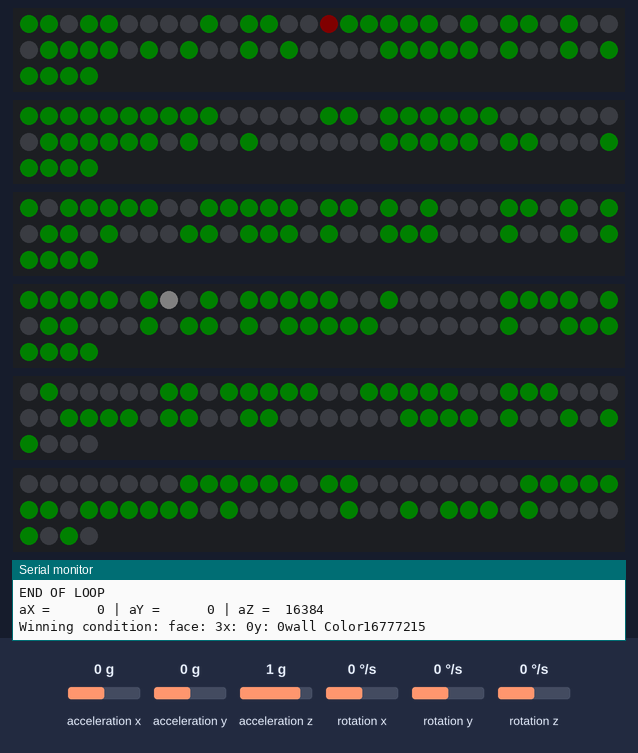
Simulated run of this sketch. Board: ESP32. Shown: 6 × 64 RGB LEDs in strip order, left to right, continuing on the next row, the last lines printed to the serial monitor. Wiring (inferred from the names in the program): MPU-6050 motion sensor at I2C address 0x68. The inputs (shaded band) are chosen by the test bench; at power-on: acceleration x 0 g, acceleration z 1 g, acceleration y 0 g, rotation x 0 °/s, rotation y 0 °/s, rotation z 0 °/s. Dim RGB values are drawn brighter than linear; random numbers use the default seed unless the sketch sets one.

Above: at 1.2 s.
1.3 s: acceleration x set to -1.4 g
At 2.4 s:
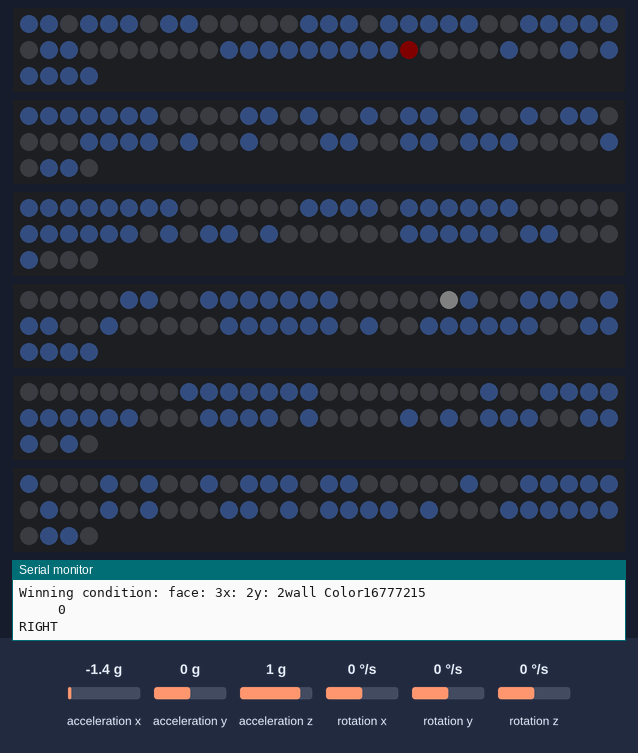
4.0 s: acceleration x set to 0.8 g
At 5.4 s:
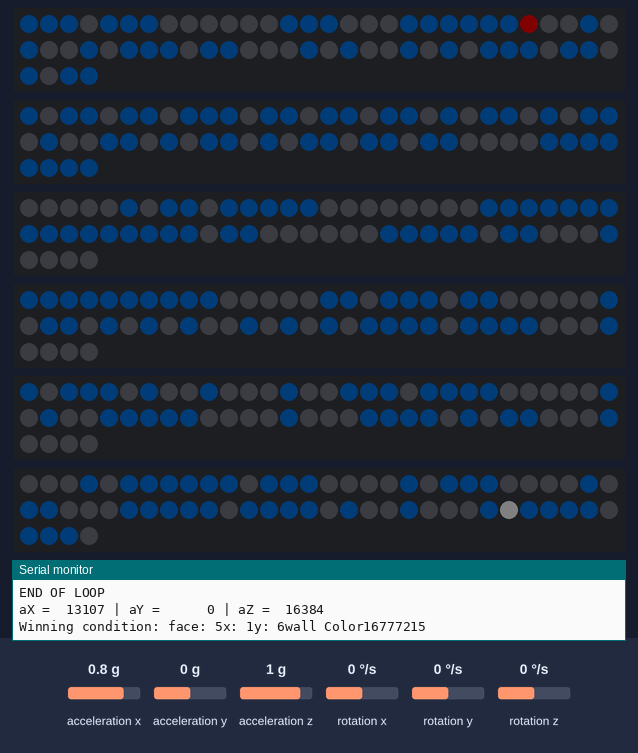
5.8 s: acceleration z set to -1.4 g
At 6.4 s:
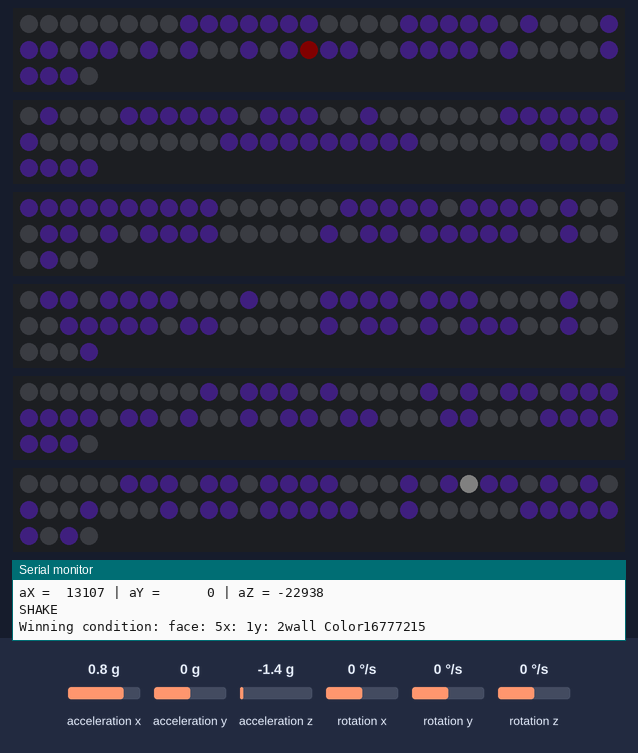
8.2 s: acceleration y set to -1.4 g
At 10.33 s:
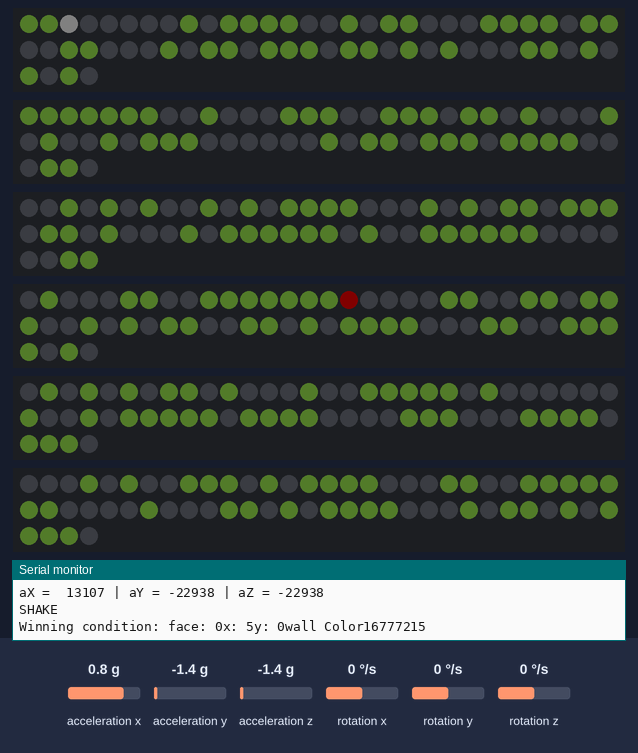
10.9 s: acceleration y set to 0 g
At 12.1 s:
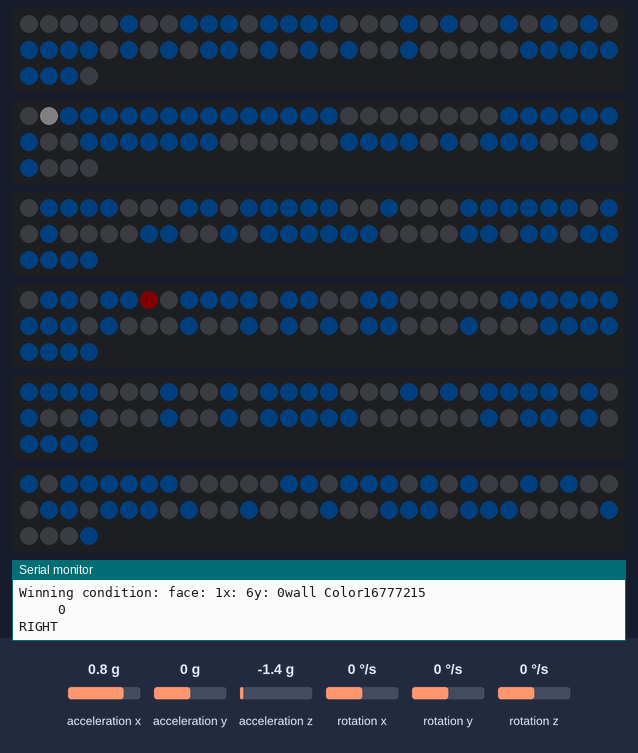
12.9 s: acceleration z set to 0.8 g
At 13.18 s:
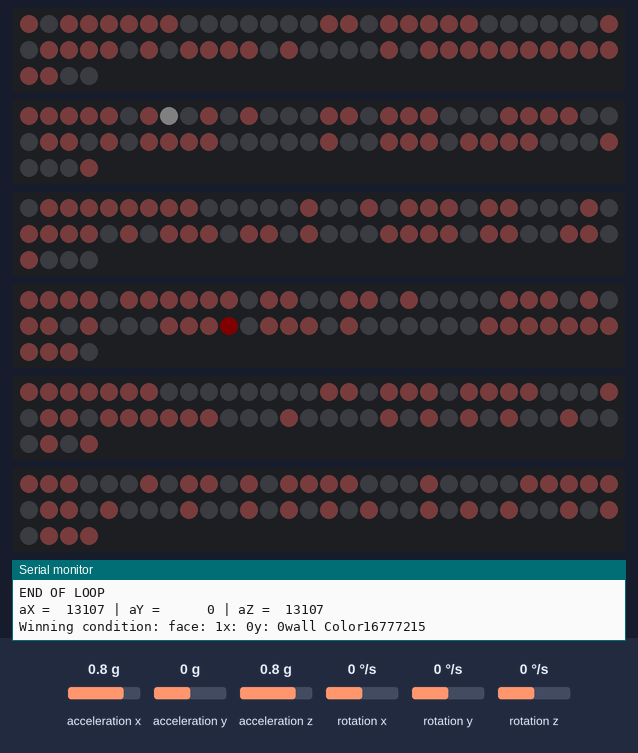
Timing chart, 0 to 15.9 s (numbered marks = the images above; inputs shaded):
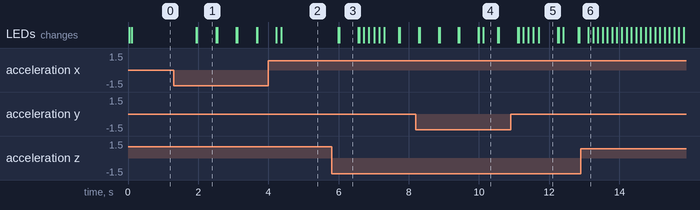

Measured:
- after the input at 1.3 s, the LEDs: first change after 0.64 s (image 1 shows a later state)
- after the input at 5.8 s, the LEDs: first change after 0.19 s (image 3 shows a later state)
- what the display in image 1 shows lasts 0.5 s, from 2.0 s to 2.5 s
- what the display in image 4 shows lasts 0.4 s, from 10.1 s to 10.5 s

The sketch:

Combine.ino
```cpp
#include <Adafruit_NeoPixel.h>
#include "Wire.h" // This library allows you to communicate with I2C devices.

#define N 8

#define NORTH 0
#define EAST 1
#define SOUTH 2
#define WEST 3

#define FRONT 0
#define RIGHT 1
#define BACK 2
#define LEFT 3
#define TOP 4
#define BOTTOM 5

#define LED_PIN1 0 //Green
#define LED_PIN2 2 //Yellow
#define LED_PIN3 4 //Orange
#define LED_PIN4 27 //Purple
#define LED_PIN5 25 //Brown
#define LED_PIN6 32 // White

#define show_noglitch_1() {delay(1);M1.show();delay(1);M1.show();}
#define show_noglitch_2() {delay(1);M2.show();delay(1);M2.show();}
#define show_noglitch_3() {delay(1);M3.show();delay(1);M3.show();}
#define show_noglitch_4() {delay(1);M4.show();delay(1);M4.show();}
#define show_noglitch_5() {delay(1);M5.show();delay(1);M5.show();}
#define show_noglitch_6() {delay(1);M6.show();delay(1);M6.show();}

const int MPU_ADDR = 0x68; // I2C address of the MPU-6050. If AD0 pin is set to HIGH, the I2C address will be 0x69.

Adafruit_NeoPixel M1 = Adafruit_NeoPixel(64, LED_PIN1, NEO_GRB + NEO_KHZ800);
Adafruit_NeoPixel M2 = Adafruit_NeoPixel(64, LED_PIN2, NEO_GRB + NEO_KHZ800);
Adafruit_NeoPixel M3 = Adafruit_NeoPixel(64, LED_PIN3, NEO_GRB + NEO_KHZ800);
Adafruit_NeoPixel M4 = Adafruit_NeoPixel(64, LED_PIN4, NEO_GRB + NEO_KHZ800);
Adafruit_NeoPixel M5 = Adafruit_NeoPixel(64, LED_PIN5, NEO_GRB + NEO_KHZ800);
Adafruit_NeoPixel M6 = Adafruit_NeoPixel(64, LED_PIN6, NEO_GRB + NEO_KHZ800);

int cube[6][N*N];
int face, X, Y;
int wI, wX, wY;
int temp;

int16_t accelerometer_x, accelerometer_y, accelerometer_z; // variables for accelerometer raw data
int16_t horizontal, vertical;
char tmp_str[7]; // temporary variable used in convert function

int dirs[4] = {NORTH, EAST, SOUTH, WEST};

void initCube(){
  for(int i=0; i<6; i++){
    for(int j=0; j<N*N; j++){
      cube[i][j] = 0;
    }
  }
}

char* convert_int16_to_str(int16_t i) { // converts int16 to string. Moreover, resulting strings will have the same length in the debug monitor.
  sprintf(tmp_str, "%6d", i);
  return tmp_str;
}

int XYLED( int x, int y ) {
  int index = 0;
  if (y % 2 == 0) {
    index = y * N + (N - x - 1);
  } else {
    index = y * N + x;
  }
  return index;
}

int XYflat(int x, int y){
  return y*N + x;
}

void printCube() {
    Serial.println();
    for (int y = 0; y < N; y++) {
        Serial.print("                        ");
        for (int x = 0; x < N; x++) {
            if (y == Y && x == X && face == 4) { Serial.print(" x "); }
            else if (y == wY && x == wX && 4 == wI) { Serial.print(" + "); }
            else if (cube[4][XYflat(x,y)]){ Serial.print("   "); }
            else { Serial.print("|"); Serial.print(4); Serial.print("|"); }
        }
        Serial.println();
    }

    for (int y = 0; y < N; y++) {
        for (int x = 0; x < N*4; x++) {
            int f;
            switch(x){
                case 0 ... 7:   f = LEFT; break;
                case 8 ... 15:  f = FRONT; break;
                case 16 ... 23: f = RIGHT; break;
                case 24 ... 31: f = BACK; break;
            }
            if (y == Y && x%8 == X && f == face) { Serial.print(" x "); }
            else if (y == wY && x%8 == wX && f == wI) { Serial.print(" + "); }
            else if (cube[f][XYflat(x%8,y)]){ Serial.print("   "); }
            else { Serial.print("|"); Serial.print(f); Serial.print("|"); }
        }
        Serial.println();
    }

    for (int y = 0; y < N; y++) {
        Serial.print("                        ");
        for (int x = 0; x < N; x++) {
            if (y == Y && x == X && face == 5) { Serial.print(" x "); }
            else if (y == wY && x == wX && 5 == wI) { Serial.print(" + "); }
            else if (cube[5][XYflat(x,y)]){ Serial.print("   "); }
            else { Serial.print("|"); Serial.print(5); Serial.print("|"); }
        }
        Serial.println();
    }
}


struct coord {
    int i; int x; int y; int dx; int dy;
};

struct coord normCoord(int i, int x, int y, int dx, int dy){
    x+=dx;
    y+=dy;

    switch (i) {
        case FRONT:
            if (y < 0)        { i = TOP; y = N - 1; }
            else if (y >= N)  { i = BOTTOM; y = 0; }
            else if (x < 0)   { i = LEFT; x = N - 1; }
            else if (x >= N)  { i = RIGHT; x = 0; }
            break;
        case RIGHT:
            if (y < 0)        { i = TOP; y = N - 1 - x; x = N - 1; temp = dx; dx = dy; dy = dx; }
            else if (y >= N)  { i = BOTTOM; y = x; x = N - 1; temp = dx; dx = -dy; dy = dx; }
            else if (x < 0)   { i = FRONT; x = N - 1; }
            else if (x >= N)  { i = BACK; x = 0; }
            break;
        case BACK:
            if (y < 0)        { i = TOP; x = N - 1 - x; y = 0; dy = -dy; }
            else if (y >= N)  { i = BOTTOM; x = N - 1 - x; y = N - 1; dy = -dy; }
            else if (x < 0)   { i = RIGHT; x = N - 1; }
            else if (x >= N)  { i = LEFT; x = 0; }
            break;
        case LEFT:
            if (y < 0)        { i = TOP; y = x; x = 0; temp = dx; dx = -dy; dy = dx; }
            else if (y >= N)  { i = BOTTOM; y = N - 1 - x; x = 0; temp = dx; dx = dy; dy = dx; }
            else if (x < 0)   { i = BACK; x = N - 1; }
            else if (x >= N)  { i = FRONT; x = 0; }
            break;
        case TOP:
            if (x < 0)        { i = LEFT; x = y; y = 0; temp = dx; dx = dy; dy = -dx; }
            else if (x >= N)  { i = RIGHT; x = N - 1 - y; y = 0; temp = dx; dx = dy; dy = dx; }
            else if (y < 0)   { i = BACK; x = N - 1 - x; y = 0; }
            else if (y >= N)  { i = FRONT; y = 0; }
            break;
        case BOTTOM:
            if (x < 0)        { i = LEFT; x = N - 1 - y; y = N - 1; temp = dx; dx = dy; dy = dx; }
            else if (x >= N)  { i = RIGHT; x = y; y = N - 1; temp = dx; dx = dy; dy = -dx; }
            else if (y < 0)   { i = FRONT; y = N - 1; }
            else if (y >= N)  { i = BACK; x = N - 1 - x; y = N - 1; }
            break;
    }

    coord new_coord = {i, x, y, dx, dy};
    return new_coord;
}

coord c1, c2, c3, c4;
int numWalls(int i, int x, int y) {
    c1 = normCoord(i,x,y,1,0);
    c2 = normCoord(i,x,y,-1,0);
    c3 = normCoord(i,x,y,0,1);
    c4 = normCoord(i,x,y,0,-1);
    return 4 - (cube[c1.i][XYflat(c1.x, c1.y)] + cube[c2.i][XYflat(c2.x, c2.y)] + cube[c3.i][XYflat(c3.x, c3.y)] + cube[c4.i][XYflat(c4.x, c4.y)]);
}

int r;
coord d1, d2;
void Visit(int i, int x, int y) {
    cube[i][XYflat(x, y)] = 1;

    for (int k = 3; k > 0; --k) {
        r = random(k + 1);
        temp = dirs[k];
        dirs[k] = dirs[r];
        dirs[r] = temp;
    }

    for (int k=0; k<4; ++k){
        int dx=0, dy=0;
        switch (dirs[k]) {
          case NORTH: dy = -1; break;
          case EAST:  dx = 1; break;
          case SOUTH: dy = 1; break;
          case WEST:  dx = -1; break;
        }

        d1 = normCoord(i, x, y, dx, dy);

        d2 = normCoord(d1.i, d1.x, d1.y, d1.dx, d1.dy);

        if (cube[d2.i][XYflat(d2.x, d2.y)] == 0 and numWalls(d2.i,d2.x,d2.y) == 4){
            cube[d1.i][XYflat(d1.x, d1.y)] = 1;
            Visit(d2.i,d2.x,d2.y);
        }
    }
}

coord c;
void move(int dir) {
    int dx, dy;
    dx = 0;
    dy = 0;
    switch(dir) {
        case NORTH: dy = -1; break;
        case SOUTH: dy = 1; break;
        case EAST:  dx = 1; break;
        case WEST:  dx = -1; break;
    }

    c = normCoord(face, X, Y, dx, dy);

    if (cube[c.i][XYflat(c.x, c.y)]){
        X = c.x;
        Y = c.y;
        face = c.i;
    }
}

int randi, randx, randy, num_walls;
void generateSolution() {
    while(true){
        randi = random(6); randx = random(N); randy = random(N);
        num_walls = numWalls(randi,randx,randy);
        if (cube[randi][XYflat(randx, randy)] && num_walls > 2){
            wI = randi; wX = randx; wY = randy;
            break;
        }
    }
}

void winning(){
  rainbow();
}

uint32_t Wheel(byte WheelPos) {
  WheelPos = 255 - WheelPos;
  if(WheelPos < 85) {
    return M1.Color(255 - WheelPos * 3, 0, WheelPos * 3);
  }
  if(WheelPos < 170) {
    WheelPos -= 85;
    return M1.Color(0, WheelPos * 3, 255 - WheelPos * 3);
  }
  WheelPos -= 170;
  return M1.Color(WheelPos * 3, 255 - WheelPos * 3, 0);
}

void rainbow() {
  int i, j;
  for(j=0; j<256; j++) {
    for(i=0; i<M1.numPixels(); i++) {
      M1.setPixelColor(i, Wheel((i+j) & 255));
      M2.setPixelColor(i, Wheel((i+j) & 255));
      M3.setPixelColor(i, Wheel((i+j) & 255));
      M4.setPixelColor(i, Wheel((i+j) & 255));
      M5.setPixelColor(i, Wheel((i+j) & 255));
      M6.setPixelColor(i, Wheel((i+j) & 255));
    }
    show_noglitch_1();
    show_noglitch_2();
    show_noglitch_3();
    show_noglitch_4();
    show_noglitch_5();
    show_noglitch_6();
    delay(20);
  }
}
void setup() {
  // put your setup code here, to run once:
  Serial.begin(9600);
  initCube();
  X=random(N);
  Y=random(N);
  face = 0;
  Visit(face, X, Y);
  generateSolution();

  M1.begin();
  M1.setBrightness(5);
  M1.clear();
  M1.setPixelColor(0, 0);
  show_noglitch_1();

  M2.begin();
  M2.setBrightness(5);
  M2.clear();
  M2.setPixelColor(0, 0);
  show_noglitch_2();

  M3.begin();
  M3.setBrightness(5);
  M3.clear();
  M3.setPixelColor(0, 0);
  show_noglitch_3();

  M4.begin();
  M4.setBrightness(5);
  M4.clear();
  M4.setPixelColor(0, 0);
  show_noglitch_4();

  M5.begin();
  M5.setBrightness(5);
  M5.clear();
  M5.setPixelColor(0, 0);
  show_noglitch_5();

  M6.begin();
  M6.setBrightness(5);
  M6.clear();
  M6.setPixelColor(0, 0);
  show_noglitch_6();


  Wire.begin();
  Wire.beginTransmission(MPU_ADDR); // Begins a transmission to the I2C slave (GY-521 board)
  Wire.write(0x6B); // PWR_MGMT_1 register
  Wire.write(0); // set to zero (wakes up the MPU-6050)
  Wire.endTransmission(true);

//  calculate_IMU_error();

}


unsigned long previousTime = 0;
unsigned long currentTime = 0;
unsigned long elapsedTime = 0;
int counter = 0;
unsigned long int shakeTime = 0;
uint32_t wallColor = M1.Color(0,255,0);
uint32_t winColor = M1.Color(255,255,255);
void loop() {
  // put your main code here, to run repeatedly
  Wire.beginTransmission(MPU_ADDR);
  Wire.write(0x3B); // starting with register 0x3B (ACCEL_XOUT_H) [MPU-6000 and MPU-6050 Register Map and Descriptions Revision 4.2, p.40]
  Wire.endTransmission(false); // the parameter indicates that the Arduino will send a restart. As a result, the connection is kept active.
  Wire.requestFrom(MPU_ADDR, 7 * 2, true); // request a total of 7*2=14 registers

  accelerometer_x = Wire.read() << 8 | Wire.read(); // reading registers: 0x3B (ACCEL_XOUT_H) and 0x3C (ACCEL_XOUT_L)
  accelerometer_y = Wire.read() << 8 | Wire.read(); // reading registers: 0x3D (ACCEL_YOUT_H) and 0x3E (ACCEL_YOUT_L)
  accelerometer_z = Wire.read() << 8 | Wire.read(); // reading registers: 0x3F (ACCEL_ZOUT_H) and 0x40 (ACCEL_ZOUT_L)
  Serial.print("aX = "); Serial.print(convert_int16_to_str(accelerometer_x));
  Serial.print(" | aY = "); Serial.print(convert_int16_to_str(accelerometer_y));
  Serial.print(" | aZ = "); Serial.print(convert_int16_to_str(accelerometer_z));


  Serial.println(" ");


 int16_t x_offset, y_offset;
// switch(face) {
//        case 0: x_offset = 0; y_offset=0; break;
//        case 1:  x_offset = -16000; y_offset=0; break;
//        case 2:   x_offset = 0; y_offset=8000; break;
//        case 3:   x_offset = -8000; y_offset=0; break;
//        case 4:   x_offset = 0; y_offset=-8000; break;
//        case 5:   x_offset = 0; y_offset=-8000; break;
//    }
  if (accelerometer_z<-22000||accelerometer_y<-22000||accelerometer_x<-22000) {
    Serial.println("SHAKE");
    if(counter ==0){
      shakeTime = millis();
    }
    if(millis()<(shakeTime+5000)){
      counter ++;
      if(counter>3){
      counter=0;
      initCube();

      X = random(N);
      Y = random(N);
      Visit(face, X, Y);
      generateSolution();
      wallColor = M1.Color(random(127),random(255),random(255));


      }

    }else{
      counter = 0;
    }
  }
  Serial.print("Winning condition: ");
   Serial.print("face: ");
   Serial.print(wI);
   Serial.print("x: ");
   Serial.print(wX);
   Serial.print("y: ");
   Serial.print(wY);
   Serial.print("wall Color");
   Serial.println(winColor);
  if(face == 2){
    accelerometer_x *=-1;
  }
  if(face ==1 ){
    accelerometer_z *=-1;
  }
  if(face == 4){
    accelerometer_z *=-1;
  }
  if (face == 0 || face ==2){
    horizontal = accelerometer_x;
    vertical = accelerometer_y;
  }

  if (face == 4 || face ==5){
    horizontal = accelerometer_x;
    vertical = accelerometer_z;
  }

  if (face == 1 || face ==3){
    horizontal = accelerometer_z;
    vertical = accelerometer_y;
  }

  if (vertical< -8000) {
//    if(face==2){
//      Serial.println("DOWN");
//      move(SOUTH);
//    }else{
    Serial.println(convert_int16_to_str(y_offset));
    Serial.println("UP");
    move(NORTH);
    //}

  } else if (horizontal< -8000) {
//    if(face==2){
//      Serial.println("LEFT");
//      move(WEST);
//    }else{
      Serial.println(convert_int16_to_str(x_offset));
      Serial.println("RIGHT");
      move(EAST);
    //}

  } else if (vertical> 8000) {
//    if(face==2){
//      Serial.println("UP");
//      move(NORTH);
//    }else{
    Serial.println(convert_int16_to_str(y_offset));
      Serial.println("DOWN");
    move(SOUTH);
    //}

  } else if (horizontal> 8000) {
//    if(face==2){
//      Serial.println("RIGHT");
//      move(EAST);
//    }else{
      Serial.println(convert_int16_to_str(x_offset));
      Serial.println("LEFT");
      move(WEST);
    //}

  } else {
    Serial.println("STILL");
  }


  for (int y = 0; y < N; ++y) {
    for (int x = 0; x < N; ++x) {
      int led_index = XYLED(x, y);
      if (cube[0][XYflat(x, y)]) {
        if (x == X && y == Y && face == 0) {
          M1.setPixelColor(led_index, M1.Color(255, 0, 0));
        } else if(x ==wX && y == wY && 0 == wI){
          M1.setPixelColor(led_index, winColor);
        } else {
          M1.setPixelColor(led_index, M1.Color(0, 0, 0));
        }

      } else {
        M1.setPixelColor(led_index, wallColor);
      }
    }
  }

  for (int y = 0; y < N; ++y) {
    for (int x = 0; x < N; ++x) {
      int led_index = XYLED(x, y);
      if (cube[1][XYflat(x, y)]) {
        if (x == X && y == Y && face == 1) {
          M2.setPixelColor(led_index, M2.Color(255, 0, 0));
        }  else if(x ==wX && y == wY && 1 == wI){
          M2.setPixelColor(led_index, winColor);
        }else {
          M2.setPixelColor(led_index, M2.Color(0, 0, 0));
        }

      } else {
        M2.setPixelColor(led_index, wallColor);
      }
    }
  }

  for (int y = 0; y < N; ++y) {
    for (int x = 0; x < N; ++x) {
      int led_index = XYLED(x, y);
      if (cube[2][XYflat(x, y)]) {
        if (x == X && y == Y && face == 2) {
          M3.setPixelColor(led_index, M3.Color(255, 0, 0));
        }  else if(x ==wX && y == wY && 2 == wI){
          M3.setPixelColor(led_index, winColor);
        }else {
          M3.setPixelColor(led_index, M3.Color(0, 0, 0));
        }

      } else {
        M3.setPixelColor(led_index, wallColor);
      }
    }
  }

  for (int y = 0; y < N; ++y) {
    for (int x = 0; x < N; ++x) {
      int led_index = XYLED(x, y);
      if (cube[3][XYflat(x, y)]) {
        if (x == X && y == Y && face == 3) {
          M4.setPixelColor(led_index, M4.Color(255, 0, 0));
        }  else if(x ==wX && y == wY && 3 == wI){
          M4.setPixelColor(led_index, winColor);
        }else {
          M4.setPixelColor(led_index, M4.Color(0, 0, 0));
        }

      } else {
        M4.setPixelColor(led_index, wallColor);
      }
    }
  }

  for (int y = 0; y < N; ++y) {
    for (int x = 0; x < N; ++x) {
      int led_index = XYLED(x, y);
      if (cube[4][XYflat(x, y)]) {
        if (x == X && y == Y && face == 4) {
          M5.setPixelColor(led_index, M5.Color(255, 0, 0));
        } else if(x ==wX && y == wY && 4 == wI){
          M5.setPixelColor(led_index, winColor);
        }else{
          M5.setPixelColor(led_index, M5.Color(0, 0, 0));
        }

      } else {
        M5.setPixelColor(led_index,wallColor);
      }
    }
  }

  for (int y = 0; y < N; ++y) {
    for (int x = 0; x < N; ++x) {
      int led_index = XYLED(x, y);
      if (cube[5][XYflat(x, y)]) {
        if (x == X && y == Y && face == 5) {
          M6.setPixelColor(led_index, M6.Color(255, 0, 0));
        }  else if(x ==wX && y == wY && 5 == wI){
          M6.setPixelColor(led_index, winColor);
        }else {
          M6.setPixelColor(led_index, M6.Color(0, 0, 0));
        }

      } else {
        M6.setPixelColor(led_index, wallColor);
      }
    }
  }


  show_noglitch_1();
  show_noglitch_2();
  show_noglitch_3();
  show_noglitch_4();
  show_noglitch_5();
  show_noglitch_6();
  if(wX==X&& wY==Y&& wI==face){
    winning();
    initCube();
    face = random(6);
    X = random(N);
    Y = random(N);
    Visit(face,X,Y);
    generateSolution();
  }

  Serial.print(face);
  Serial.print(" ");
  Serial.print(X);
  Serial.print(" ");
  Serial.print(Y);
  Serial.println();
  Serial.println("END OF LOOP");

}
```
